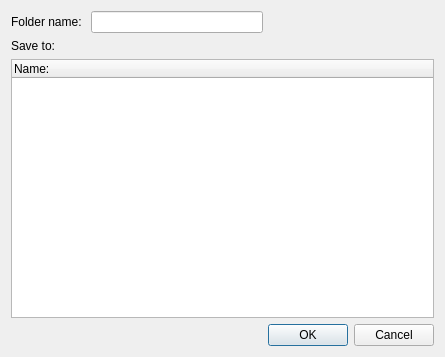
<?xml version="1.0" encoding="UTF-8"?>
<ui version="4.0">
 <class>RemoteTreesDialog</class>
 <widget class="QDialog" name="RemoteTreesDialog">
  <property name="geometry">
   <rect>
    <x>0</x>
    <y>0</y>
    <width>445</width>
    <height>357</height>
   </rect>
  </property>
  <property name="windowTitle">
   <string>Dialog</string>
  </property>
  <layout class="QVBoxLayout" name="verticalLayout">
   <item>
    <layout class="QHBoxLayout" name="horizontalLayout_2">
     <item>
      <widget class="QLabel" name="label_name">
       <property name="text">
        <string>Folder name: </string>
       </property>
      </widget>
     </item>
     <item>
      <widget class="QLineEdit" name="line_folderName"/>
     </item>
     <item>
      <spacer name="horizontalSpacer_2">
       <property name="orientation">
        <enum>Qt::Horizontal</enum>
       </property>
       <property name="sizeHint" stdset="0">
        <size>
         <width>40</width>
         <height>20</height>
        </size>
       </property>
      </spacer>
     </item>
    </layout>
   </item>
   <item>
    <widget class="QLabel" name="label_2">
     <property name="text">
      <string>Save to:</string>
     </property>
    </widget>
   </item>
   <item>
    <widget class="QTreeWidget" name="treeRemoteFldrs">
     <column>
      <property name="text">
       <string notr="true">Name:</string>
      </property>
     </column>
    </widget>
   </item>
   <item>
    <layout class="QHBoxLayout" name="horizontalLayout">
     <item>
      <spacer name="horizontalSpacer">
       <property name="orientation">
        <enum>Qt::Horizontal</enum>
       </property>
       <property name="sizeHint" stdset="0">
        <size>
         <width>40</width>
         <height>20</height>
        </size>
       </property>
      </spacer>
     </item>
     <item>
      <widget class="QPushButton" name="btnAccept">
       <property name="text">
        <string>OK</string>
       </property>
      </widget>
     </item>
     <item>
      <widget class="QPushButton" name="btnReject">
       <property name="text">
        <string>Cancel</string>
       </property>
      </widget>
     </item>
    </layout>
   </item>
  </layout>
 </widget>
 <resources/>
 <connections/>
</ui>
